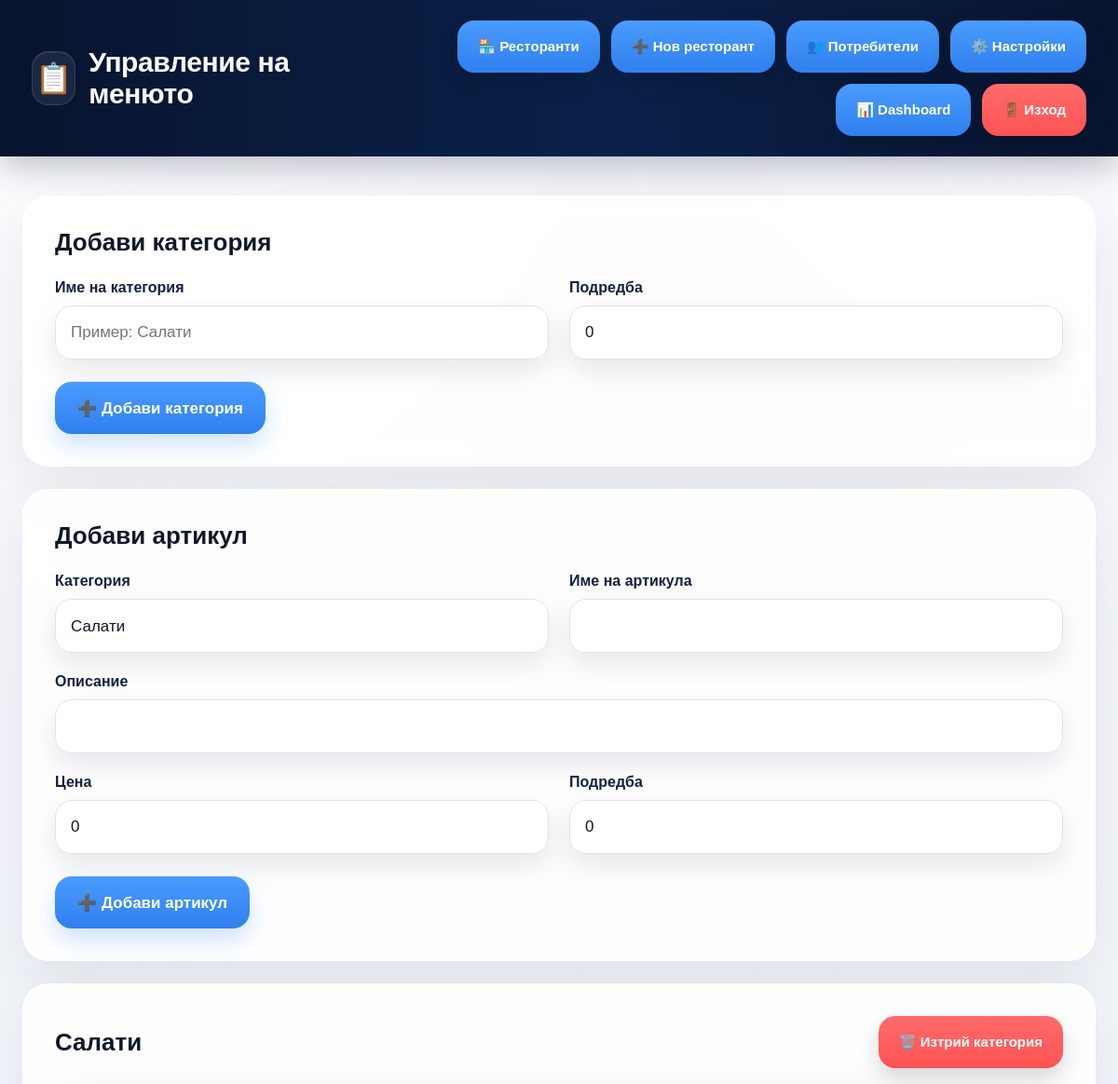
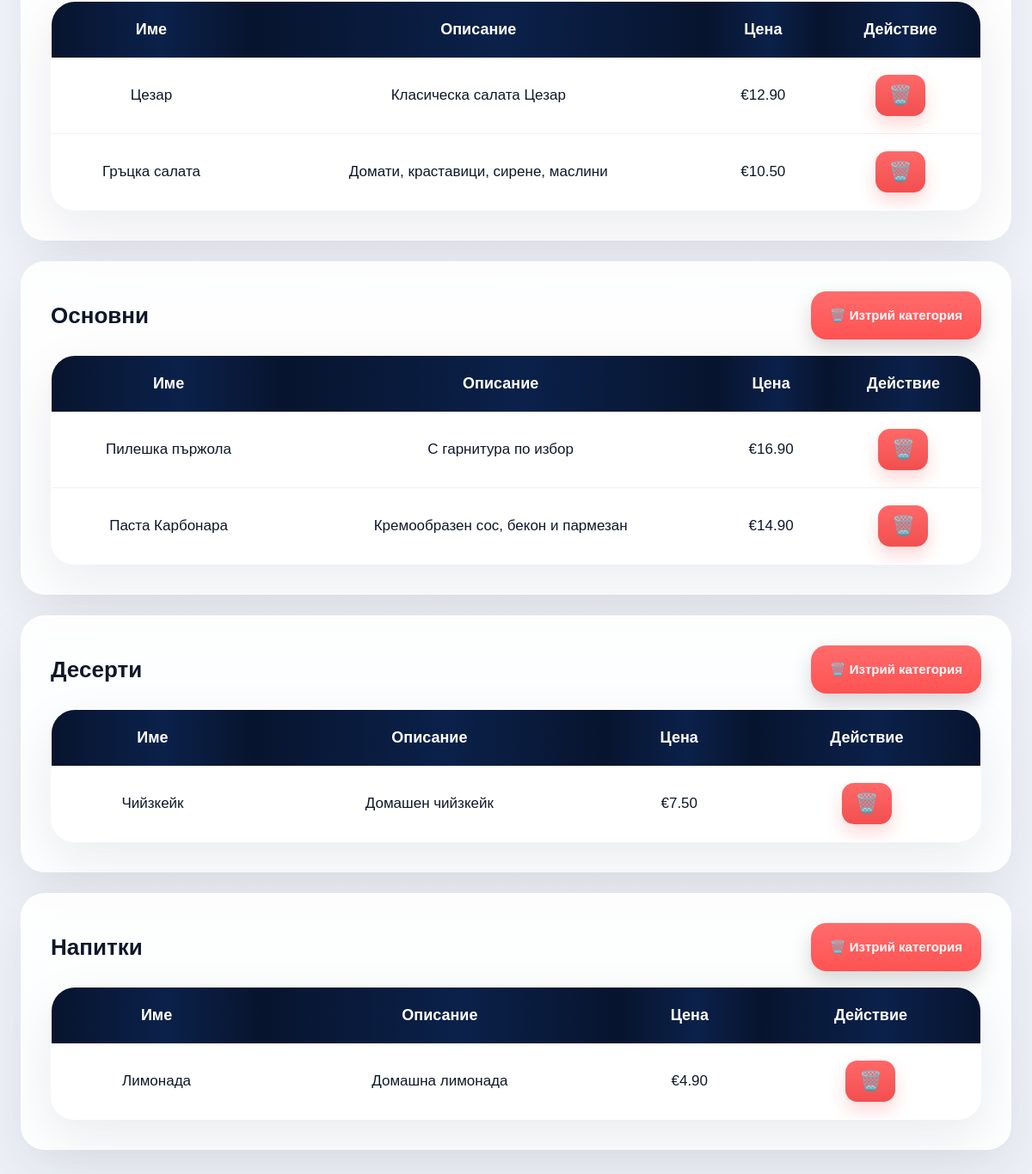
The page /menu-manager (signed in) on the database its author committed (2 pictures, top to bottom).
### tables this page shows
CREATE TABLE menu_categories (
        id INTEGER PRIMARY KEY AUTOINCREMENT,
        tenant_id INTEGER NOT NULL,
        name TEXT NOT NULL,
        sort_order INTEGER DEFAULT 0,
        is_active INTEGER DEFAULT 1,
        created_at TEXT DEFAULT CURRENT_TIMESTAMP,
        FOREIGN KEY (tenant_id) REFERENCES tenants(id)
    );

CREATE TABLE menu_items (
        id INTEGER PRIMARY KEY AUTOINCREMENT,
        tenant_id INTEGER NOT NULL,
        category_id INTEGER NOT NULL,
        name TEXT NOT NULL,
        description TEXT DEFAULT '',
        price REAL DEFAULT 0,
        is_active INTEGER DEFAULT 1,
        sort_order INTEGER DEFAULT 0,
        created_at TEXT DEFAULT CURRENT_TIMESTAMP,
        FOREIGN KEY (tenant_id) REFERENCES tenants(id),
        FOREIGN KEY (category_id) REFERENCES menu_categories(id)
    );

### app.py (the view)
@app.route("/menu-manager")
def menu_manager():
    user = current_user()
    if not user:
        return redirect("/login")
    if not has_role("super_admin", "owner", "admin"):
        return redirect("/dashboard")
    tenant_id = user["tenant_id"]
    categories = get_menu_categories(tenant_id)
    menu_data = get_full_menu(tenant_id)
    saved = request.args.get("saved") == "1"
    return render_template(
        "menu_manager.html",
        categories=categories,
        menu_data=menu_data,
        saved=saved,
        role=user["role"]
    )

### app.py (called while the page is built)
def current_user():
    return session.get("user")

def has_role(*allowed_roles):
    user = current_user()
    if not user:
        return False
    return user.get("role") in allowed_roles

### database.py (called while the page is built)
def get_absolute_database_path():
    if os.path.isabs(DATABASE_PATH):
        return DATABASE_PATH
    return os.path.abspath(os.path.join(BASE_DIR, DATABASE_PATH))

def ensure_data_dir():
    db_path = get_absolute_database_path()
    data_dir = os.path.dirname(db_path)
    os.makedirs(data_dir, exist_ok=True)

def get_db():
    ensure_data_dir()
    db_path = get_absolute_database_path()
    conn = sqlite3.connect(db_path)
    conn.row_factory = sqlite3.Row
    return conn

### services/menu.py (called while the page is built)
def get_menu_categories(tenant_id):
    db = get_db()
    rows = db.execute("""
        SELECT *
        FROM menu_categories
        WHERE tenant_id = ? AND is_active = 1
        ORDER BY sort_order ASC, id ASC
    """, (tenant_id,)).fetchall()
    db.close()
    return [dict(r) for r in rows]

def get_menu_items_by_category(tenant_id, category_id):
    db = get_db()
    rows = db.execute("""
        SELECT *
        FROM menu_items
        WHERE tenant_id = ? AND category_id = ? AND is_active = 1
        ORDER BY sort_order ASC, id ASC
    """, (tenant_id, category_id)).fetchall()
    db.close()
    return [dict(r) for r in rows]

def get_full_menu(tenant_id):
    categories = get_menu_categories(tenant_id)
    result = []
    for category in categories:
        items = get_menu_items_by_category(tenant_id, category["id"])
        result.append({
            "category": category,
            "items": items
        })
    return result

### templates/menu_manager.html (shortened to what this page needs)
<!DOCTYPE html>
<html lang="bg">
<head>
    <link rel="stylesheet" href="/static/style.css">
</head>
<body class="dashboard-page">
    <div class="header">
        <div class="brand-wrap">
            <div class="brand-icon">📋</div>
            <h1>Управление на менюто</h1>
        </div>
        <div class="header-actions">
            {% if role == "super_admin" %}
                <a class="top-btn" href="/restaurants">🏪 Ресторанти</a>
                <a class="top-btn" href="/create-restaurant">➕ Нов ресторант</a>
                <a class="top-btn" href="/users">👥 Потребители</a>
                <a class="top-btn" href="/settings">⚙️ Настройки</a>
                <a class="top-btn" href="/dashboard">📊 Dashboard</a>
            {% elif role == "owner" %}
                <a class="top-btn" href="/users">👥 Потребители</a>
                <a class="top-btn" href="/settings">⚙️ Настройки</a>
                <a class="top-btn" href="/dashboard">📊 Dashboard</a>
            {% elif role == "admin" %}
                <a class="top-btn" href="/users">👥 Потребители</a>
                <a class="top-btn" href="/settings">⚙️ Настройки</a>
                <a class="top-btn" href="/dashboard">📊 Dashboard</a>
            {% endif %}
            <a class="logout-btn" href="/logout">🚪 Изход</a>
        </div>
    </div>
    <div class="container">
        <div class="settings-card">
            <h2>Добави категория</h2>
            <form method="POST" action="/menu-manager/add-category">
                <div class="settings-grid">
                    <div class="settings-field">
                        <label>Име на категория</label>
                        <input type="text" name="name" placeholder="Пример: Салати" required>
                    </div>
                    <div class="settings-field">
                        <label>Подредба</label>
                        <input type="number" name="sort_order" value="0">
                    </div>
                </div>
                <div class="settings-actions">
                    <button class="save-settings-btn" type="submit">➕ Добави категория</button>
                </div>
            </form>
        </div>
        <div class="settings-card" style="margin-top: 24px;">
            <h2>Добави артикул</h2>
            <form method="POST" action="/menu-manager/add-item">
                <div class="settings-grid">
                    <div class="settings-field">
                        <label>Категория</label>
                        <select name="category_id" required>
                            {% for cat in categories %}
                            <option value="{{ cat.id }}">{{ cat.name }}</option>
                            {% endfor %}
                        </select>
                    </div>
                    <div class="settings-field">
                        <label>Име на артикула</label>
                        <input type="text" name="name" required>
                    </div>
                    <div class="settings-field settings-full">
                        <label>Описание</label>
                        <input type="text" name="description">
                    </div>
                    <div class="settings-field">
                        <label>Цена</label>
                        <input type="number" step="0.01" name="price" value="0">
                    </div>
                    <div class="settings-field">
                        <label>Подредба</label>
                        <input type="number" name="sort_order" value="0">
                    </div>
                </div>
                <div class="settings-actions">
                    <button class="save-settings-btn" type="submit">➕ Добави артикул</button>
                </div>
            </form>
        </div>
        {% for block in menu_data %}
        <div class="settings-card" style="margin-top: 24px;">
            <div style="display:flex; justify-content:space-between; align-items:center; gap:12px; flex-wrap:wrap;">
                <h2 style="margin:0;">{{ block["category"]["name"] }}</h2>
                <form method="POST" action="/menu-manager/delete-category" onsubmit="return confirm('Сигурен ли си?')">
                    <button class="logout-btn" type="submit" style="border:none;">🗑️ Изтрий категория</button>
                </form>
            </div>
            {% if block["items"] %}
            <div class="table-card" style="margin-top: 18px;">
                <table>
                    <thead>
                        <tr>
                            <th>Име</th>
                            <th>Описание</th>
                            <th>Цена</th>
                            <th>Действие</th>
                        </tr>
                    </thead>
                    <tbody>
                        {% for item in block["items"] %}
                        <tr>
                            <td>{{ item["name"] }}</td>
                            <td>{{ item["description"] }}</td>
                            <td>€{{ "%.2f"|format(item["price"]) }}</td>
                            <td>
                                <form method="POST" action="/menu-manager/delete-item" onsubmit="return confirm('Сигурен ли си?')">
                                    <button class="action-btn action-delete" type="submit">🗑️</button>
                                </form>
                            </td>
                        </tr>
                        {% endfor %}
                    </tbody>
                </table>
            </div>
            {% else %}
            <p style="margin-top:16px; color:#6b7280;">Няма добавени артикули в тази категория.</p>
            {% endif %}
        </div>
        {% endfor %}
    </div>
</body>
</html>

### rows shown on the page
menu_categories: category.name "Салати"
menu_items: name "Цезар", description "Класическа салата Цезар", price "12.90"
menu_items: name "Гръцка салата", description "Домати, краставици, сирене, маслини", price "10.50"
menu_categories: category.name "Основни"
menu_items: name "Пилешка пържола", description "С гарнитура по избор", price "16.90"
menu_items: name "Паста Карбонара", description "Кремообразен сос, бекон и пармезан", price "14.90"
menu_categories: category.name "Десерти"
menu_items: name "Чийзкейк", description "Домашен чийзкейк", price "7.50"
menu_categories: category.name "Напитки"
menu_items: name "Лимонада", description "Домашна лимонада", price "4.90"

### other values the page prints
form field category_id "Салати"
